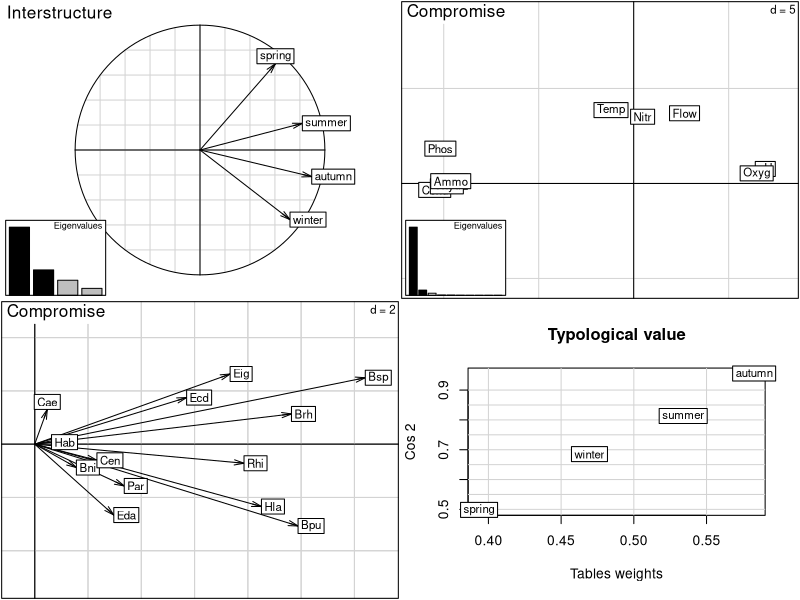
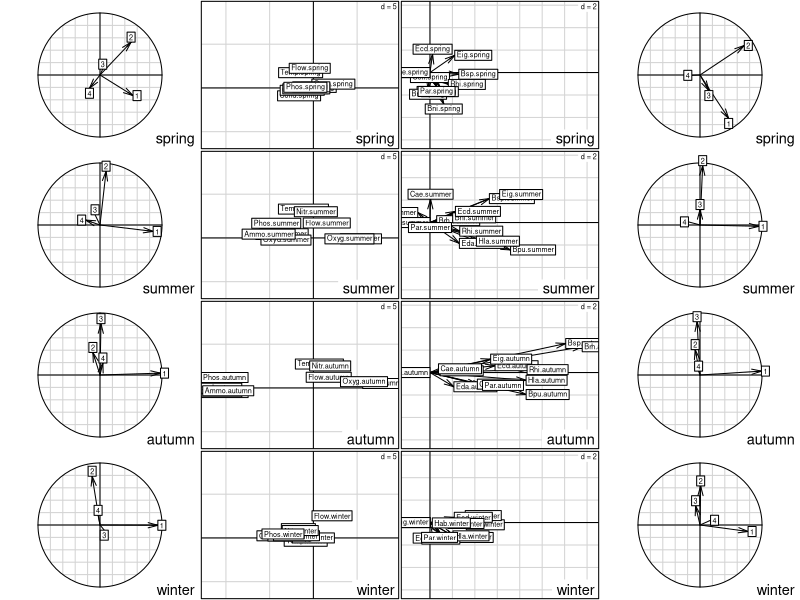

Write R code to recreate these figures, in order.
library(ade4)


### Name: statico
### Title: STATIS and Co-Inertia : Analysis of a series of paired
###   ecological tables
### Aliases: statico
### Keywords: multivariate

### ** Examples

data(meau)
wit1 <- withinpca(meau$env, meau$design$season, scan = FALSE, scal = "total")
spepca <- dudi.pca(meau$spe, scale = FALSE, scan = FALSE, nf = 2)
wit2 <- wca(spepca, meau$design$season, scan = FALSE, nf = 2)
kta1 <- ktab.within(wit1, colnames = rep(c("S1","S2","S3","S4","S5","S6"), 4))
kta2 <- ktab.within(wit2, colnames = rep(c("S1","S2","S3","S4","S5","S6"), 4))
statico1 <- statico(kta1, kta2, scan = FALSE)
plot(statico1)
kplot(statico1)
